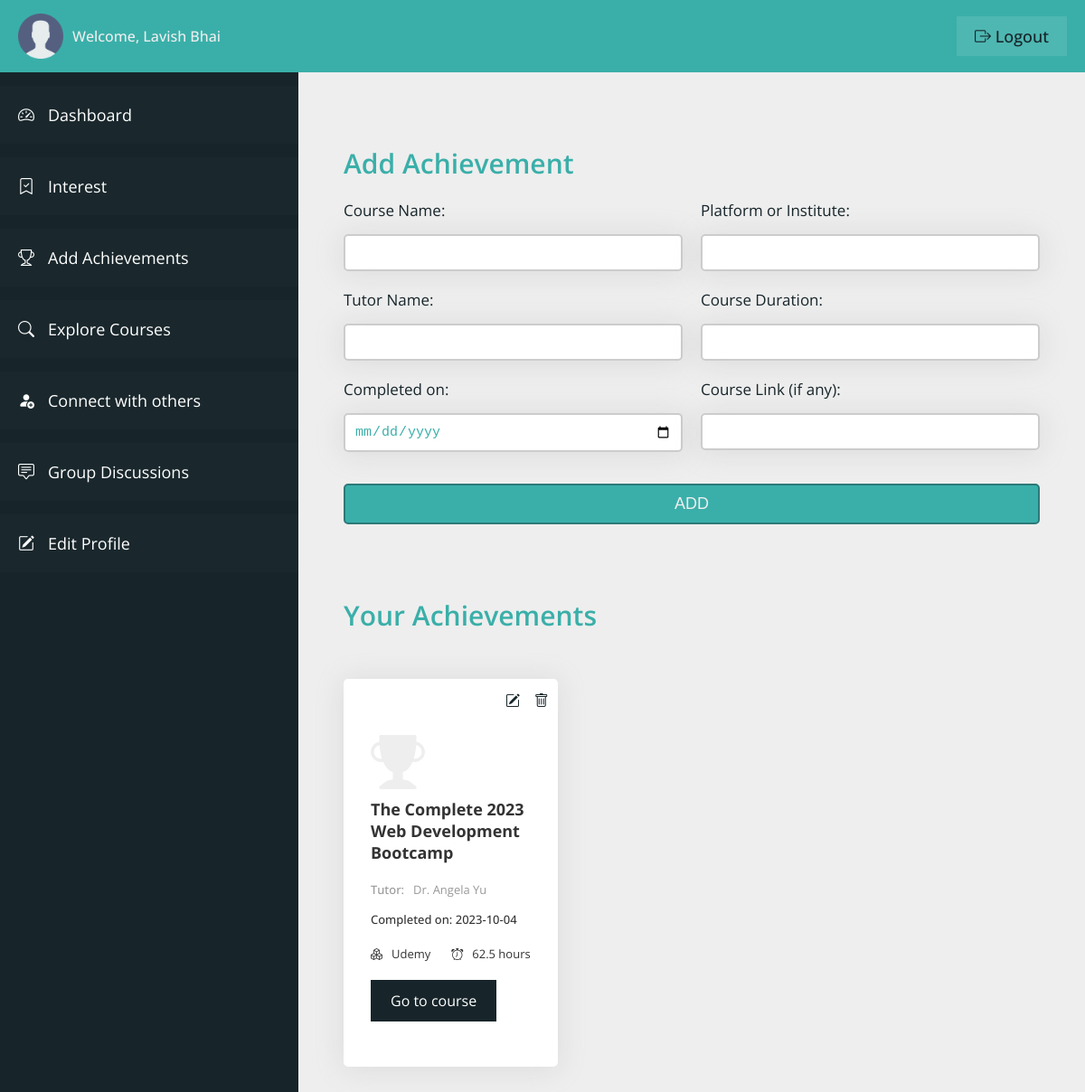
The app's page /student/user-achievements.php (signed in) with its own data.
### tables this page shows
CREATE TABLE `user_table` (
  `user_id` int(11) NOT NULL,
  `user_firstname` varchar(100) NOT NULL,
  `user_lastname` varchar(100) NOT NULL,
  `user_type` varchar(20) NOT NULL,
  `user_email` varchar(100) NOT NULL,
  `user_phone` varchar(10) NOT NULL,
  `user_password` varchar(100) NOT NULL,
  `user_createdon` datetime NOT NULL DEFAULT current_timestamp()
);

CREATE TABLE `achievement_table` (
  `achievement_id` int(11) NOT NULL,
  `achievement_userid` int(11) NOT NULL,
  `achievement_course` varchar(100) NOT NULL,
  `achievement_platform` varchar(100) NOT NULL,
  `achievement_tutor` varchar(100) NOT NULL,
  `achievement_courseduration` varchar(20) NOT NULL,
  `achievement_courselink` varchar(200) NOT NULL,
  `achievement_completedon` varchar(20) NOT NULL,
  `added_on` datetime NOT NULL DEFAULT current_timestamp()
);

### student/user-achievements.php (the view, shortened to what this page needs)
<?php
include "connection.php";
?>
<!DOCTYPE html>
<html lang="en">
<head>
    <link rel="stylesheet" href="css/style-dashboard.css">
    <link rel="stylesheet" href="https://cdn.jsdelivr.net/npm/bootstrap-icons@1.11.0/font/bootstrap-icons.css">
</head>
<body>
    <div class="container">
        <header class="header">
            <div class="header__left">
                <img src="img/user.png" class="user__header-user" alt="user">
                <span class="header__user-name">Welcome,
                    <?php
                    $q = "SELECT * FROM user_table WHERE user_id = '" . $_SESSION['userIdVce'] . "'";
                    $r = mysqli_query($con, $q);
                    if (mysqli_num_rows($r) > 0) {
                        $row = mysqli_fetch_array($r);
                        echo $row['user_firstname'] . ' ' . $row['user_lastname'];
                    }
                    ?>
                </span>
            </div>
            <div class="header__right">
                <a href="logout.php" class="header__user-logout"><i class="bi bi-box-arrow-right"></i> logout</a>
            </div>
        </header>
        <section class="sidebar">
            <ul class="sidebar__items">
                <a href="dashboard.php" class="sidebar__item-link">
                    <li class="sidebar__item">
                        <i class="bi bi-speedometer2"></i>
                        <span>Dashboard</span>
                    </li>
                </a>
                <a href="user-interest.php" class="sidebar__item-link">
                    <li class="sidebar__item">
                        <i class="bi bi-bookmark-check"></i>
                        <span>Interest</span>
                    </li>
                </a>
                <a href="user-achievements.php" class="sidebar__item-link">
                    <li class="sidebar__item">
                        <i class="bi bi-trophy"></i>
                        <span>Add Achievements</span>
                    </li>
                </a>
                <a href="explore-courses.php" class="sidebar__item-link">
                    <li class="sidebar__item">
                        <i class="bi bi-search"></i>
                        <span>Explore Courses</span>
                    </li>
                </a>
                <a href="connect.php" class="sidebar__item-link">
                    <li class="sidebar__item">
                        <i class="bi bi-person-fill-add"></i>
                        <span>Connect with others</span>
                    </li>
                </a>
                <a href="group-discussions.php" class="sidebar__item-link">
                    <li class="sidebar__item">
                        <i class="bi bi-chat-square-text"></i>
                        <span>Group Discussions</span>
                    </li>
                </a>
                <a href="profile.php" class="sidebar__item-link">
                    <li class="sidebar__item">
                        <i class="bi bi-pencil-square"></i>
                        <span>Edit Profile</span>
                    </li>
                </a>
            </ul>
        </section>
        <main class="main__content">
            <div class="login-container-2">
                <form action="<?php echo htmlspecialchars($_SERVER['PHP_SELF']) ?>" method="post" class="login__form">
                    <h3 class="heading-3">Add Achievement</h3>
                    <div class="input">
                        <label class="label__text">Course Name:</label>
                        <input type="text" class="input__box" name="c_name" required>
                    </div>
                    <div class="input">
                        <label class="label__text">Platform or Institute:</label>
                        <input type="text" class="input__box" name="p_name" required>
                    </div>
                    <div class="input">
                        <label class="label__text">Tutor Name:</label>
                        <input type="text" class="input__box" name="t_name" required>
                    </div>
                    <div class="input">
                        <label class="label__text">Course Duration:</label>
                        <input type="text" class="input__box" name="c_duration" required>
                    </div>
                    <div class="input">
                        <label class="label__text">Completed on:</label>
                        <input type="date" class="input__box" name="c_completedon" required>
                    </div>
                    <div class="input">
                        <label class="label__text">Course Link (if any):</label>
                        <input type="text" class="input__box" name="c_link">
                    </div>
                    <div class="input input__btn">
                        <input type="submit" value="Add" class="btn" name="add_achievement">
                    </div>
                </form>
            </div>
            <div class="view__container">
                <div class="course__card-container">
                    <h3 class="heading-3">
                        Your Achievements
                    </h3>
                    <?php
                    $query = "SELECT * FROM achievement_table WHERE achievement_userid = '" . $_SESSION['userIdVce'] . "'";
                    $runQ = mysqli_query($con, $query);
                    if (mysqli_num_rows($runQ) > 0) {
                        while ($rowQ = mysqli_fetch_array($runQ)) {
                    ?>
                            <div class="course__card">
                                <span class="achievement_trophy">
                                    <i class="bi bi-trophy-fill"></i>
                                </span>
                                <h3 class="course__name-heading">
                                    <?php echo $rowQ['achievement_course']; ?>
                                </h3>
                                <p class="course__tutor-name">
                                    <span class="course__tutor-label">Tutor:</span>
                                    <span><?php echo $rowQ['achievement_tutor']; ?></span>
                                </p>
                                <p class="course__completedon">
                                    <span>Completed on:</span>
                                    <span><?php echo $rowQ['achievement_completedon']; ?></span>
                                </p>
                                <div class="course__level-duration">
                                    <p class="course__level">
                                        <span>
                                            <i class="bi bi-boxes"></i>
                                        </span>
                                        <span><?php echo $rowQ['achievement_platform']; ?></span>
                                    </p>
                                    <p class="course__duration">
                                        <span>
                                            <i class="bi bi-alarm"></i>
                                        </span>
                                        <span>
                                            <?php echo $rowQ['achievement_courseduration']; ?>
                                        </span>
                                    </p>
                                </div>
                                <?php
                                if ($rowQ['achievement_courselink'] == '') { ?>
                                    <a class="course__link-btn" href="#">
                                        Offline
                                    </a>
                                <?php } else { ?>
                                    <a class="course__link-btn" target="_blank" href="<?php echo $rowQ['achievement_courselink']; ?>">
                                        Go to course
                                    </a>
                                <?php
                                }
                                ?>
                                <div class="course__options">
                                    <a href="edit-user-achievement.php?aid=<?php echo $rowQ['achievement_id']; ?>" class="edit-btn">
                                        <i class="bi bi-pencil-square"></i>
                                    </a>
                                    <a onclick="return confirm('Are you sure you want to delete this item?');" href="remove-user-achievement.php?aid=<?php echo $rowQ['achievement_id']; ?>" class="remove-btn">
                                        <i class="bi bi-trash"></i>
                                    </a>
                                </div>
                            </div>
                    <?php
                        }
                    }
                    ?>
                </div>
            </div>
        </main>
    </div>
</body>
</html>

### student/css/style-dashboard.css (style rules this page uses)
:root { --color-primary: #3aafa9; --color-primary-dark: #2b7a78; --color-primary-light: #def2f1; --color-secondary: #17252a; --color-secondary-dark: #101a1d; --color-secondary-light: #377084; --color-grey-light-1: #999; --color-grey-light-2: #ccc; --color-grey-light-3: #eee; --color-grey-dark-1: #242424; --color-grey-dark-2: #333; --color-grey-dark-3: #474747; --color-white: #fff; --font-default: "Open Sans", sans-serif; }
*, *::before, *::after { margin: 0; padding: 0; box-sizing: inherit; }
html { font-size: 62.5%; box-sizing: border-box; }
body { color: var(--color-grey-dark-2); font-family: var(--font-default); }
.container { height: 100vh; display: grid; grid-template-columns: 33rem 1fr; grid-template-rows: 8rem calc(100vh - 8rem); }
.header { grid-column: 1 / -1; background-color: var(--color-primary); display: flex; align-items: center; justify-content: space-between; padding: 0 2rem; }
.header__left { display: flex; align-items: center; gap: 1rem; }
.user__header-user { width: 5rem; }
.header__user-name { font-size: 1.6rem; color: var(--color-grey-light-3); font-weight: 500; }
.header__user-logout:link, .header__user-logout:visited { font-size: 1.8rem; color: var(--color-secondary); background-color: rgba(255, 255, 255, 0.1); text-decoration: none; text-transform: capitalize; font-weight: 500; padding: 1rem 2rem; transition: all 0.2s; }
.sidebar { background-color: var(--color-secondary); overflow-y: scroll; padding-top: 1.5rem; scroll-behavior: smooth; }
.sidebar__item { padding: 2rem; background-color: rgba(255, 255, 255, 0.01); margin-bottom: 1.5rem; display: flex; gap: 1.5rem; transition: all 0.2s; }
.sidebar__item-link:link, .sidebar__item-link:visited { color: var(--color-white); text-decoration: none; font-size: 1.8rem; }
.main__content { background-color: var(--color-grey-light-3); padding: 8rem 5rem; overflow-y: scroll; scroll-behavior: smooth; }
.login__form { display: grid; grid-template-columns: repeat(2, 1fr); grid-column-gap: 2rem; }
.heading-3 { font-size: 3rem; font-weight: 600; color: var(--color-primary); margin-bottom: 2rem; grid-column: 1 / -1; }
.input__btn { grid-column: 1 / -1; }
.input { display: flex; flex-direction: column; gap: 1.5rem; }
.label__text { font-size: 1.7rem; font-weight: 400; color: var(--color-secondary); }
.input__box { padding: 1rem; border: 2px solid var(--color-grey-light-2); border-radius: 5px; background-color: var(--color-white); color: var(--color-primary); box-shadow: 0px 0.2rem 3rem 0.2rem rgba(156, 156, 156, 0.2); font-size: 1.5rem; margin-bottom: 2rem; }
.btn { padding: 1rem; font-size: 1.8rem; text-transform: uppercase; font-weight: 500; margin-top: 1.5rem; background-color: var(--color-primary); border: 2px solid var(--color-primary-dark); color: var(--color-grey-light-3); border-radius: 5px; cursor: pointer; }
.view__container { margin-top: 8rem; }
.course__card-container { display: grid; grid-template-columns: repeat(3, 1fr); grid-gap: 3rem; }
.course__card { background-color: var(--color-white); box-shadow: 0px 0.2rem 3rem 0.2rem rgba(156, 156, 156, 0.2); padding: 5rem 3rem; border-radius: 0.5rem; position: relative; }
.course__name-heading { font-size: 1.8rem; margin-bottom: 2rem; }
.course__tutor-name { display: flex; gap: 1rem; font-size: 1.3rem; margin-bottom: 1.5rem; color: var(--color-grey-light-1); }
.course__tutor-label { font-weight: 500; }
.course__level-duration { display: flex; justify-content: space-between; margin-bottom: 2rem; font-size: 1.3rem; }
.course__level { display: flex; gap: 1rem; }
.course__duration { display: flex; gap: 1rem; }
.course__options { position: absolute; top: 0.5rem; right: 0.5rem; }
.edit-btn { display: inline-block; color: var(--color-secondary); font-size: 1.6rem; padding: 0.8rem; }
.remove-btn { display: inline-block; color: var(--color-secondary); font-size: 1.6rem; padding: 0.5rem; }
.course__link-btn:link, .course__link-btn:visited { font-size: 1.6rem; text-decoration: none; background-color: var(--color-secondary); color: var(--color-white); border: 2px solid var(--color-secondary); padding: 1rem 2rem; transition: all 0.2s; display: inline-block; }
.achievement_trophy { font-size: 6rem; color: var(--color-grey-light-3); margin-bottom: 6rem; }
.course__completedon { font-size: 1.3rem; margin-bottom: 2rem; font-weight: 500; }

### records on screen
user_table: user_firstname "Lavish", user_lastname "Bhai"
achievement_table: achievement_course "The Complete 2023 Web Development Bootcamp", achievement_tutor "Dr. Angela Yu", achievement_completedon "2023-10-04", achievement_platform "Udemy", achievement_courseduration "62.5 hours"
